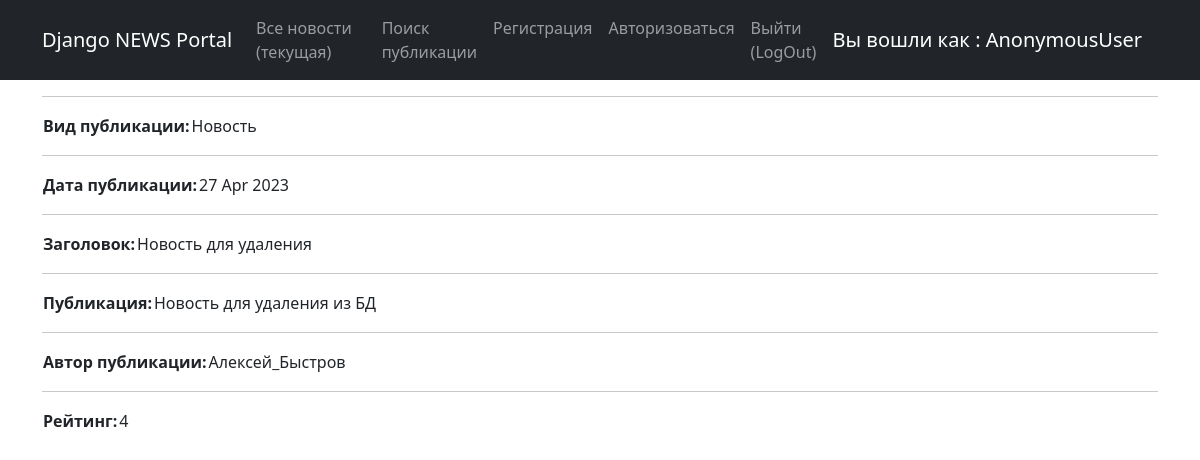
The app's page /news/30 with its own data.
### news/models.py (models this page shows, shortened)
class Post(models.Model):
    article = 'ART'
    news = 'NEW'
    POSITIONS = [
        (article, 'Статья'),
        (news, 'Новость')
    ]
    author = models.ForeignKey(Author, on_delete=models.CASCADE, verbose_name='Автор публикации')
    typeChoice = models.CharField(max_length=3, choices=POSITIONS, default=news, verbose_name='Вид публикации')
    pubDate = models.DateTimeField(auto_now_add=True, verbose_name='Дата публикации')
    postCategory = models.ManyToManyField(Category, through='PostCategory', default="Категория", verbose_name='Категория')
    headline = models.CharField(max_length=255, verbose_name='Заголовок')
    text = models.TextField(default="Текст статьи", verbose_name='Текст')
    postRating = models.SmallIntegerField(default=0, verbose_name='Рейтинг')
    class Meta:
        verbose_name = 'Публикация'
        verbose_name_plural = 'Публикации'

class Author(models.Model):
    authUser = models.OneToOneField(User, on_delete=models.CASCADE)
    authorRating = models.IntegerField(default=0)
    class Meta:
        verbose_name = 'Автор'
        verbose_name_plural = 'Авторы'

### news/views.py (the view)
# urls.py: path('<int:id>', PostDetail.as_view(), name='post_details'),
class PostDetail(DetailView):
    model = Post
    template_name = 'post.html'
    context_object_name = 'post'
    pk_url_kwarg = 'id'

### news/templatetags/custom_filters.py (called while the page is built)
@register.filter()
def censor(text, cens):
    text_list = text.split()
    censored_text_list = []
    cens = ["мира", 'слабо', 'клим']
    for n in text_list:
        word = ''.join(_ for _ in n if _ not in string.punctuation)
        if word.lower() in cens:
            censored_word = word[0] + '***'
            censored_text_list.append(n.replace(word, censored_word))
        else:
            censored_text_list.append(n)
    return ' '.join(censored_text_list)

### templates/post.html (shortened to what this page needs)
{% extends 'flatpages/default.html' %}
{% load custom_filters %}
{% block content %}
   <hr>
   {% if post %}
       <table>
           <tr>
               <td><b>Вид публикации:</b></td>
                   <td>{{ post.get_typeChoice_display }}</td>
           </tr>
       </table>
       <table>
           <hr>
           <tr>
               <td><b>Дата публикации:</b></td>
               <td>{{ post.pubDate|date:'d M Y'  }}</td>
           </tr>
       </table>
       <table>
           <hr>
           <tr>
               <td><b>Заголовок:</b></td>
               <td>{{ post.headline|censor:'' }}</td>
           </tr>
       </table>
       <table>
           <hr>
           <tr>
               <td><b>Публикация:</b></td>
               <td>{{ post.text|censor:''}}</td>
           </tr>
       </table>
       <table>
           <hr>
           <tr>
               <td><b>Автор публикации:</b></td>
               <td>{{ post.author.authUser }}</td>
           </tr>
       </table>
       <table>
           <hr>
           <tr>
               <td><b>Рейтинг:</b></td>
               <td>{{ post.postRating }}</td>
           </tr>
       </table>
   {% else %}
       <h2>Статей нет!</h2>
   {% endif %}
{% endblock content %}

### records on screen
Post: typeChoice "Новость", pubDate "27 Apr 2023", headline|censor "Новость для удаления", text|censor "Новость для удаления из БД", author.authUser "Алексей_Быстров", postRating "4"

### other values on screen
{{ user }} "AnonymousUser"
